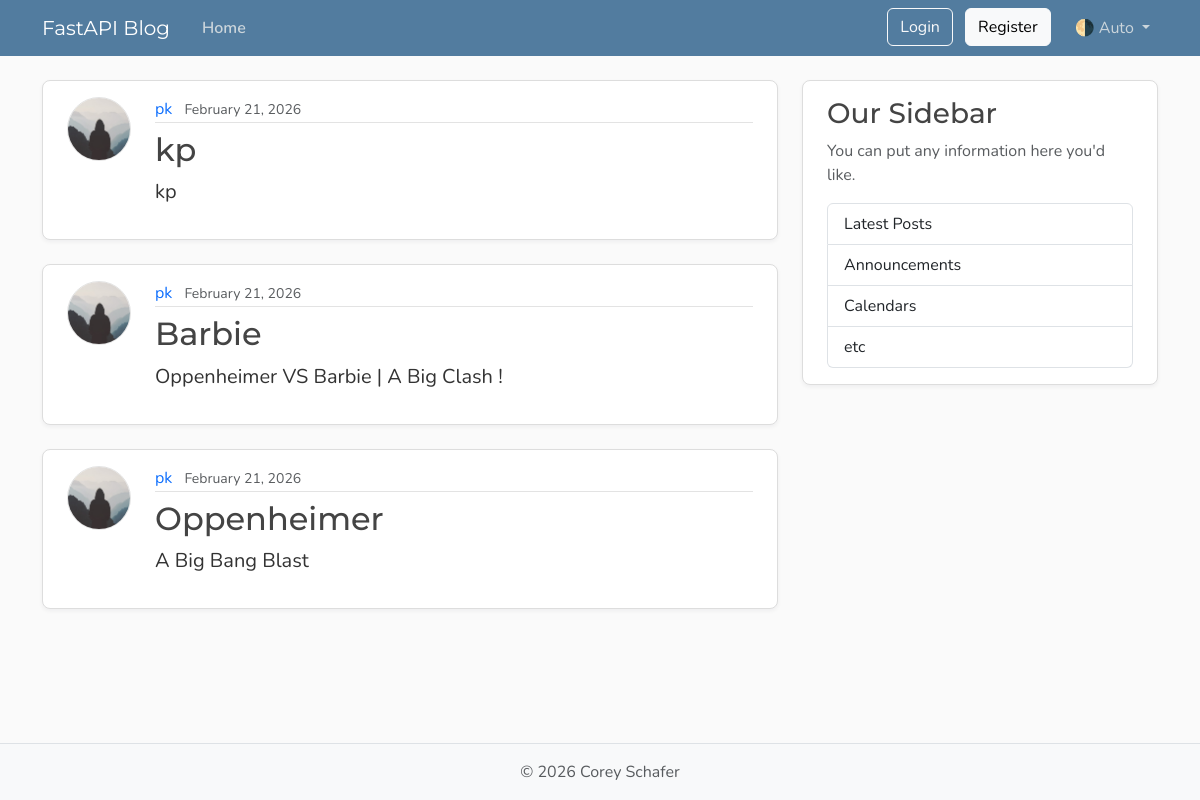
The page /posts on the database its author committed.
### models.py (models this page shows, shortened)
class Post(Base):
    __tablename__ = "posts"
    id: Mapped[int] = mapped_column(Integer, primary_key=True, index=True)
    title: Mapped[str] = mapped_column(String(100), nullable=False)
    content: Mapped[str] = mapped_column(Text, nullable=False)
    user_id: Mapped[int] = mapped_column(ForeignKey("users.id"),nullable=False,index=True)
    date_posted: Mapped[datetime] = mapped_column(DateTime(timezone=True),default=lambda :datetime.now(timezone.utc))
    author: Mapped[User] = relationship(back_populates="posts")

class User(Base):
    __tablename__ = "users"
    id: Mapped[int] = mapped_column(Integer,primary_key=True, index=True)
    username: Mapped[str] = mapped_column(String(50), unique=True, nullable=False)
    email: Mapped[str] = mapped_column(String(120), unique=True, nullable=False)
    password_hash: Mapped[str] = mapped_column(String(200), nullable=False)
    image_file : Mapped[str | None] = mapped_column(String(200),nullable=True,default=None)
    posts: Mapped[list[Post]] = relationship(back_populates="author",cascade="all, delete-orphan")

### main.py (the view)
@app.get("/", include_in_schema=False, name="home")
@app.get("/posts", include_in_schema=False, name="posts")
async def home(request: Request, db: Annotated[AsyncSession, Depends(get_db)]):
    result = await db.execute(
        select(models.Post).options(selectinload(models.Post.author)).order_by(models.Post.date_posted.desc()),
    )
    posts = result.scalars().all()
    return templates.TemplateResponse(
        request,
        "home.html",
        {"posts": posts, "title": "Home"},
    )

### templates/home.html
{% extends "layout.html" %}
{% block content %}
  {% for post in posts %}
    <article class="content-section py-3 px-4 mb-4">
      <div class="d-flex align-items-start gap-4">
        <img class="rounded-circle article-img flex-shrink-0"
             src="{{ post.author.image_path }}"
             alt="{{ post.author.username }}'s profile picture"
             width="64"
             height="64"
             loading="lazy">
        <div class="flex-grow-1">
          <div class="article-metadata mb-2">
            <a class="me-2"
               href="{{ url_for('user_posts', user_id=post.author.id) }}">{{ post.author.username }}</a>
            <small class="text-body-secondary">{{ post.date_posted.strftime("%B %d, %Y") }}</small>
          </div>
          <h2>
            <a class="article-title"
               href="{{ url_for('post_page', post_id=post.id) }}">{{ post.title }}</a>
          </h2>
          <p class="article-content">{{ post.content }}</p>
        </div>
      </div>
    </article>
  {% endfor %}
{% endblock content %}

### templates/layout.html (shortened to what this page needs)
<!DOCTYPE html>
<html lang="en">
    <head>
        <link href="https://cdn.jsdelivr.net/npm/bootstrap@5.3.8/dist/css/bootstrap.min.css"
              rel="stylesheet"
>
        <link rel="stylesheet"
              type="text/css"
              href="{{ url_for("static", path='css/main.css') }}">
    </head>
    <body class="d-flex flex-column min-vh-100">
        <header class="site-header">
            <nav class="navbar navbar-expand-md bg-steel fixed-top"
                 data-bs-theme="dark">
                <div class="container">
                    <a class="navbar-brand me-4" href="{{ url_for("home") }}">FastAPI Blog</a>
                    <div class="collapse navbar-collapse" id="navbarToggle">
                        <div class="navbar-nav me-auto">
                            <a class="nav-link active"
                               aria-current="page"
                               href="{{ url_for("home") }}">Home</a>
                        </div>
                        <div class="navbar-nav">
                            <div id="loggedOutNav">
                                <a class="btn btn-outline-light mb-2 mb-md-0 me-md-2"
                                   href="{{ url_for("login_page") }}">Login</a>
                                <a class="btn btn-light mb-2 mb-md-0 me-md-3"
                                   href="{{ url_for("register_page") }}">Register</a>
                            </div>
                            <div class="nav-item dropdown">
                                <a class="nav-link dropdown-toggle"
                                   href="#"
                                   role="button"
                                   id="bd-theme"
                                   data-bs-toggle="dropdown"
                                   aria-expanded="false">
                                    <span id="bd-theme-text">🌗 Auto</span>
                                </a>
                            </div>
                        </div>
                    </div>
                </div>
            </nav>
        </header>
        <main role="main" class="container">
            <div class="row">
                <div class="col-md-8">
                    {% block content %}
                    {% endblock content %}
                </div>
                <aside class="col-md-4">
                    <div class="content-section py-3 px-4 mb-4">
                        <h3>Our Sidebar</h3>
                        <p class="text-body-secondary">You can put any information here you'd like.</p>
                        <ul class="list-group">
                            <li class="list-group-item">Latest Posts</li>
                            <li class="list-group-item">Announcements</li>
                            <li class="list-group-item">Calendars</li>
                            <li class="list-group-item">etc</li>
                        </ul>
                    </div>
                </aside>
            </div>
        </main>
        <footer class="mt-auto py-3 bg-body-tertiary border-top">
            <div class="container text-center">
                <p class="text-body-secondary mb-0">
                    © <span id="year"></span> Corey Schafer
                </p>
            </div>
        </footer>
    </body>
</html>

### static/css/main.css (style rules this page uses)
:root { --font-heading: "Montserrat", system-ui, -apple-system, BlinkMacSystemFont, sans-serif; --font-body: "Nunito", system-ui, -apple-system, BlinkMacSystemFont, sans-serif; --color-bg-body: #fafafa; --color-bg-content: #ffffff; --color-text-primary: #333333; --color-text-heading: #444444; --color-steel: #527c9f; --color-nav-link: #cbd5db; --color-nav-link-hover: #ffffff; --color-link-hover: #428bca; --color-border: #dddddd; --color-border-light: #e3e3e3; --spacing-xl: 5rem; --article-img-size: 4rem; --account-img-size: 7.813rem; }
body { font-family: var(--font-body); background: var(--color-bg-body); color: var(--color-text-primary); }
main { padding-top: var(--spacing-xl); }
h1, h2, h3, h4, h5, h6 { font-family: var(--font-heading); color: var(--color-text-heading); }
.navbar-brand { font-family: var(--font-heading); }
a { text-decoration: none; }
.bg-steel { background-color: var(--color-steel); }
.site-header .navbar-nav .nav-link { color: var(--color-nav-link); transition: color 0.2s ease-in-out; }
.site-header .navbar-nav .nav-link.active { font-weight: 600; }
.content-section { background: var(--color-bg-content); border: 1px solid var(--color-border); border-radius: 0.5rem; box-shadow: 0 2px 4px rgba(15, 23, 42, 0.05); transition: box-shadow 0.15s ease, transform 0.15s ease, border-color 0.15s ease; }
.article-title { color: var(--color-text-heading); transition: color 0.2s ease-in-out; }
.article-content { white-space: pre-line; font-size: 1.25rem; }
.article-img { height: var(--article-img-size); width: var(--article-img-size); flex-shrink: 0; object-fit: cover; border: 1px solid var(--color-border-light); box-shadow: 0 0 0 2px var(--color-bg-content); }
.article-metadata { padding-bottom: 0.063rem; border-bottom: 1px solid var(--color-border-light); }
.article-metadata a { transition: color 0.2s ease-in-out; }
[data-bs-theme="dark"] { --color-bg-body: #1a1a1a; --color-bg-content: #2d2d2d; --color-text-primary: #e0e0e0; --color-text-heading: #f0f0f0; --color-border: #404040; --color-border-light: #4a4a4a; }

### rows shown on the page
Post: author.username "pk", date_posted "February 21, 2026", title "kp", content "kp"
Post: author.username "pk", date_posted "February 21, 2026", title "Barbie", content "Oppenheimer VS Barbie | A Big Clash !"
Post: author.username "pk", date_posted "February 21, 2026", title "Oppenheimer", content "A Big Bang Blast"
